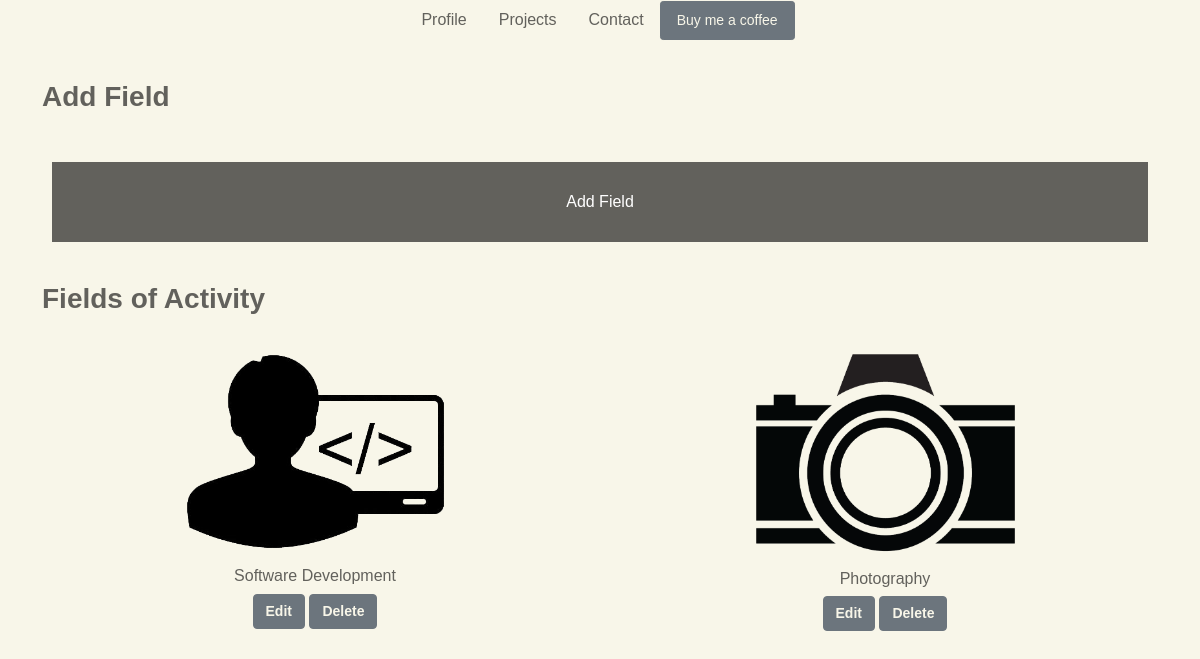
The app's page /field-management/ with its own data.
### matthewsportfolio/models.py (models this page shows, shortened)
class Field(models.Model):
    id = models.UUIDField(default=uuid.uuid4, unique=True, primary_key=True, editable=False)
    title = models.CharField(max_length=255)
    description = models.TextField(null=True, blank=True)
    logo = models.ImageField(null=True, blank=True)

### matthewsportfolio/views.py (the view)
# urls.py: path('field-management/', views.FieldManagementPage, name="field-management"),
def FieldManagementPage(request):
    fields = Field.objects.all()
    context = {'fields': fields}
    return render(request, 'base/field_management.html', context)

### matthewsportfolio/templates/base/field_management.html
{% extends 'base/main.html' %}
{% load static %}
{% block content %}
<section id="field-management">
    <div class="container pd-top-30">
        <div class="row justify-content-center">
            <h3 class="font-bold">Add Field</h3>
            <div class="col-12 pd-top-30 text-center">
                <div class="content mg-10 bg-gray pd-20"><a href="{% url 'add-field' %}" class="nav-link bg-gray">Add Field</a></div>
            </div>
        </div>
    </div>
</section>
<section id="fields">
    <div class="container pd-top-30">
        <div class="row justify-content-around">
            <h3 class="font-bold">Fields of Activity</h3>
            {% for field in fields %}
            <div class="field-column col-md-3 pd-top-30">
                <a href="{% url 'field' field.id %}"><img class="field-logo-home" src="{{ field.logo.url }}" alt="Field 1"></a>
                <div class="field-body">
                    <h6>{{ field.title }}</h6>
                    <div class="item-modifications">
                        <a href="{% url 'edit-field' field.id %}" class="btn btn-secondary">Edit</a>
                        <a href="{% url 'delete-field' field.id %}" class="btn btn-secondary">Delete</a>
                    </div>
                </div>
            </div>
            {% endfor %}
        </div>
    </div>
</section>
{% endblock content %}

### static/styles/main.css (style rules this page uses)
body { font-family: 'Menlo', sans-serif !important; color: #62615c !important; background-color: #f8f6e9 !important; }
h1, h2, h3, h4, h5, p, a { color: #62615c !important; }
a { text-decoration: none !important; }
.btn-secondary { color: #f8f6e9 !important; }
.font-bold { font-weight: bold; }
.pd-20 { padding: 20px; }
.pd-top-30 { padding-top: 30px !important; }
.mg-10 { margin: 10px; }
.bg-gray { background-color: #62615c; color: #fff !important; }
.field-column { max-width: 300px; padding-top: 20px; text-align: center; }
.field-column img { width: 100%; max-width: 300px; }
.field-logo-home { width: 100%; }
.field-body { padding: 1em; text-align: center; }
.field-body a { font-size: 14px; font-weight: bolder; }

### records on screen
Field: logo (picture), title "Software Development"
Field: logo (picture), title "Photography"
